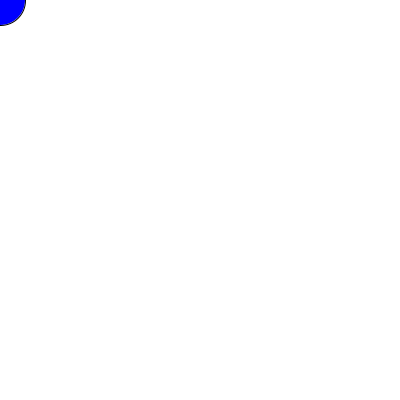
Frame 1 (no input)
Frame 60 (the mouse pressed at the canvas centre just before this capture): identical to frame 1, image omitted
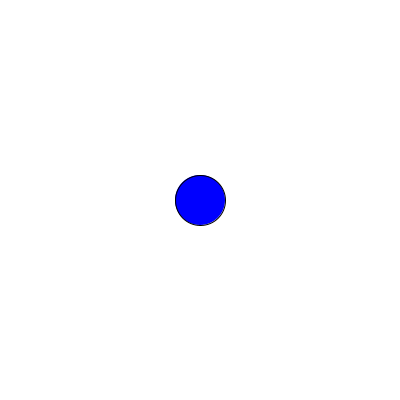
Frame 120 (the mouse held since frame 60 and released just before this capture)

The Processing sketch that drew these frames (run headless with seeded random() and noise(); from frame 60 on, the mouse is pressed at the canvas centre):

// Processing sketch: Day6_06_FirstFunction
// ── Day6_06_FirstFunction.pde
//----------------------------------------------------
// DT Bootcamp 2013, Parsons the New School for Design. 
// Day 6, For Loops and Functions
// Basic functions
// http://processing.org/examples/functions.html
//----------------------------------------------------


/*   Introducing the concept of a function

- A function is a "chunk" of code that can be referenced from the draw loop, 
and other functions.
- Functions are essential to keeping your code clean and organized.
- Additionally, you can pass variables to a function as shown below!
*/

void setup() {
  size(400, 400);
  smooth();
  ellipseMode(CENTER);
  rectMode(CENTER);
}

void draw() {
  background(255);
  drawBlueCircle(); 
//drawSquare(255, 0, 0);
}


//-------------------------------------------------
//It's generally a good practice to define functions
//underneath the draw loop.
//-------------------------------------------------

void drawBlueCircle() {  //executes code within brackets before going back to draw
  fill(0, 0, 255);
  ellipse(mouseX, mouseY, 50, 50);
}

void drawSquare(int r, int g, int b){
  fill(r, g, b);
  rect(mouseX, mouseY, 20, 20);
}
